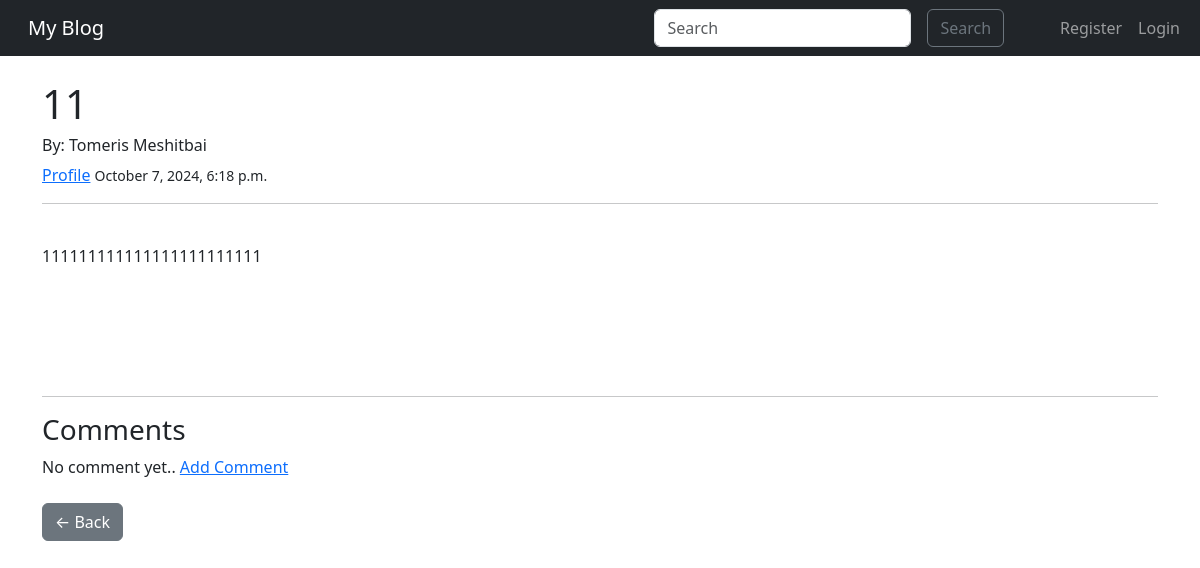
The page /post/19 on the database as committed earlier.
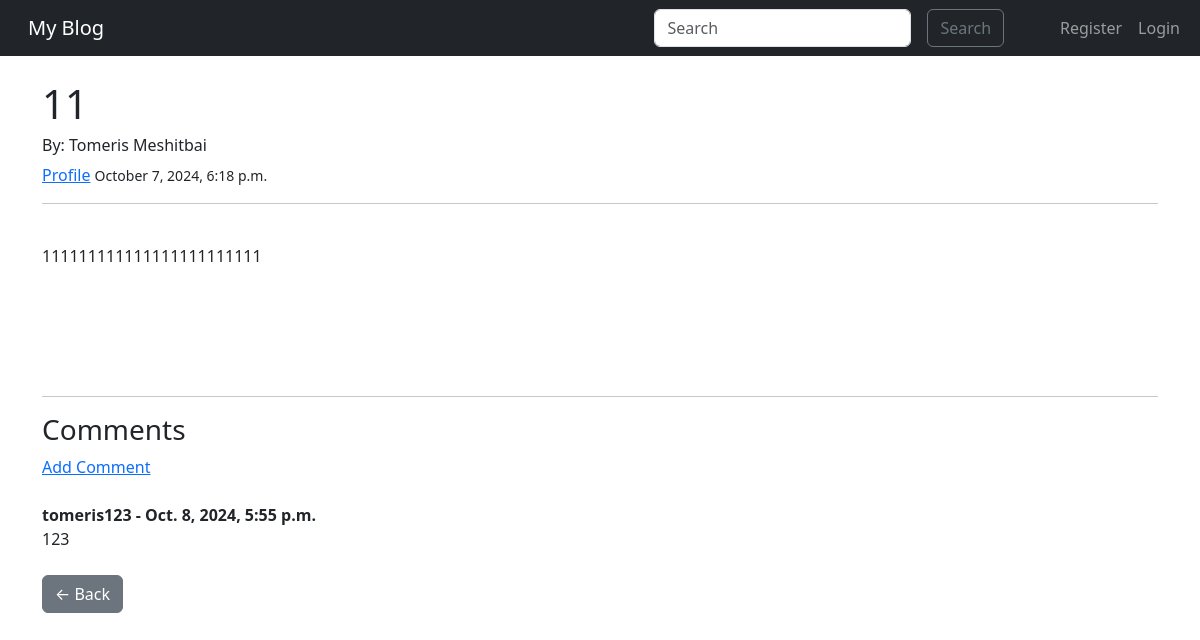
The same page on the database as committed later.
### blog/models.py (models this page shows, shortened)
class Comment(models.Model):
    content = models.TextField()
    created_at = models.DateTimeField(auto_now_add=True)
    post = models.ForeignKey(Post, related_name='comments', on_delete=models.CASCADE)
    author = models.ForeignKey(User, on_delete=models.CASCADE)

### blog/views.py (the view)
# urls.py: path('post/<int:pk>', PostDetail.as_view(), name = "post-detail"),
class PostDetail(DetailView):
    model = Post
    template_name = 'post_detail.html'

### blog/templates/post_detail.html (shortened to what this page needs)
{% extends "base.html" %}
{% block content %}
<h1>{{ post.title }}</h1>
<h6>By: {{ post.author.first_name }} {{ post.author.last_name }}</h6>
<a href="{% url 'profile' post.author.id %}">Profile</a>
<small>{{ post.created_at|date:"F j, Y, g:i a" }}</small>
<hr>
<br/>
<div>
    {{ post.content|linebreaks }}
</div>
<br/><br/>
<br/><br/>
<hr>
<h3> Comments </h3>
{% if not post.comments.all %}
      No comment yet.. <a href="{% url 'add_comment' post.pk %}"> Add Comment </a>
{% else %}
      <a href="{% url 'add_comment' post.pk %}"> Add Comment </a>
      <br/>
      {% for comment in post.comments.all %}
              <br/>
              <strong>{{ comment.author }} - {{comment.created_at}}    </strong>
              <br/>
              {{comment.content}}
      {%endfor%}
{% endif %}
<br/><br/>
<a href="{% url 'home' %}" class="btn btn-secondary">← Back</a>
{% endblock %}

Rows that differ between the two databases and show on the page:
added Comment: author "tomeris123", created_at "Oct. 8, 2024, 5:55 p.m.", content "123"
Other text that changed with them:
text no longer shown: "No comment yet.."
